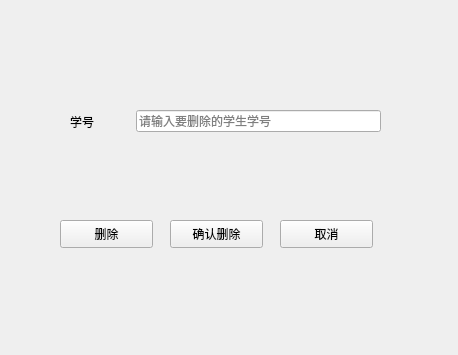
<?xml version="1.0" encoding="UTF-8"?>
<ui version="4.0">
 <class>delete_student</class>
 <widget class="QWidget" name="delete_student">
  <property name="geometry">
   <rect>
    <x>0</x>
    <y>0</y>
    <width>458</width>
    <height>355</height>
   </rect>
  </property>
  <property name="windowTitle">
   <string>Form</string>
  </property>
  <widget class="QPushButton" name="btnDelet">
   <property name="geometry">
    <rect>
     <x>60</x>
     <y>220</y>
     <width>93</width>
     <height>28</height>
    </rect>
   </property>
   <property name="text">
    <string>删除</string>
   </property>
  </widget>
  <widget class="QPushButton" name="btnSure">
   <property name="geometry">
    <rect>
     <x>170</x>
     <y>220</y>
     <width>93</width>
     <height>28</height>
    </rect>
   </property>
   <property name="text">
    <string>确认删除</string>
   </property>
  </widget>
  <widget class="QPushButton" name="btnCancel">
   <property name="geometry">
    <rect>
     <x>280</x>
     <y>220</y>
     <width>93</width>
     <height>28</height>
    </rect>
   </property>
   <property name="text">
    <string>取消</string>
   </property>
  </widget>
  <widget class="QWidget" name="layoutWidget">
   <property name="geometry">
    <rect>
     <x>70</x>
     <y>110</y>
     <width>311</width>
     <height>23</height>
    </rect>
   </property>
   <layout class="QHBoxLayout" name="horizontalLayout">
    <item>
     <widget class="QLabel" name="label">
      <property name="minimumSize">
       <size>
        <width>60</width>
        <height>0</height>
       </size>
      </property>
      <property name="text">
       <string>学号</string>
      </property>
     </widget>
    </item>
    <item>
     <widget class="QLineEdit" name="lineEdit">
      <property name="placeholderText">
       <string>请输入要删除的学生学号</string>
      </property>
     </widget>
    </item>
   </layout>
  </widget>
 </widget>
 <resources/>
 <connections/>
</ui>
